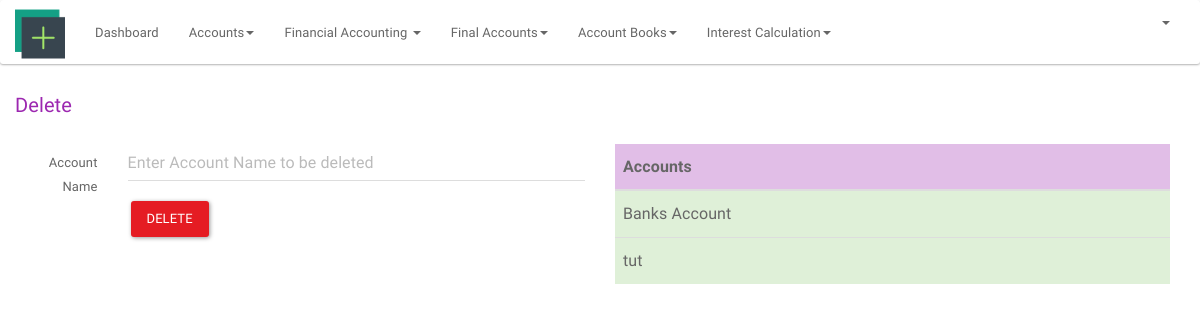
Before: /index.php/accounts/account_del with the older database file.
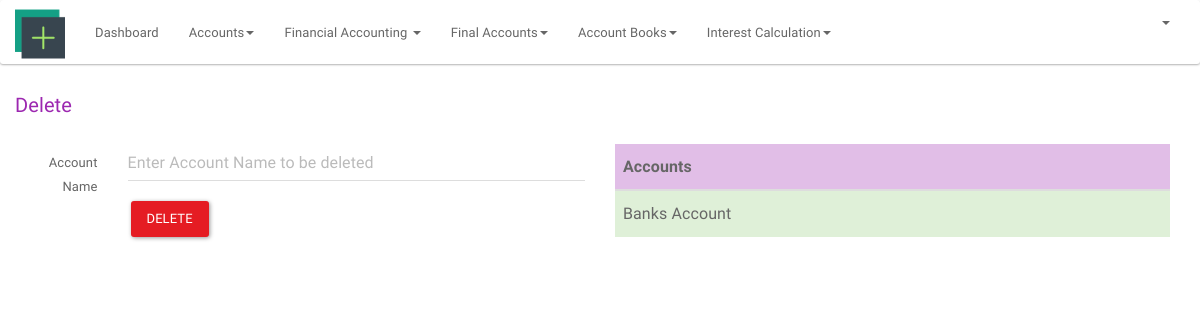
After: the same page with the newer database file.
### tables this page shows
CREATE TABLE `account` (
  `account_id` int(11) NOT NULL,
  `account_name` varchar(20) NOT NULL,
  `print_name` text NOT NULL,
  `group_acc` varchar(15) NOT NULL,
  `op_bal` int(5) NOT NULL,
  `dr_cr` varchar(20) NOT NULL,
  `address` text NOT NULL,
  `address1` text NOT NULL,
  `city` varchar(15) NOT NULL,
  `state` varchar(25) NOT NULL,
  `email` varchar(60) NOT NULL,
  `phone` int(10) NOT NULL,
  `mobile` int(10) NOT NULL,
  `contact_per` varchar(20) NOT NULL,
  `birthday_on` date NOT NULL,
  `anniv_on` date NOT NULL,
  `bank_name` text NOT NULL,
  `bank_acc_no` int(11) NOT NULL,
  `cheque_p_name` text NOT NULL
);

### application/controllers/accounts.php (called while the page is built, shortened)
<?php
class Accounts extends MY_Controller{
    public function __construct()
    {
        $this->load->model('get_header_info','ghi');
        $username = $this->ghi->get_admin();
        $this->load->view('private/accounts/header',['username'=>$username]);
        $this->load->view('private/accounts/footer');
        $this->form_validation->set_error_delimiters('<div class="text-danger">', '</div>');
    }
    public function account_del()
    {
        if ($this->form_validation->run('account_delete')) {
            $post = $this->input->post();
            unset($post['del_account_name']);
            $this->load->model('del_model', 'dm');
            $value = $post['account_name_delete'];
            $table_name='account';
            $field='account_name';
            if($this->dm->delete_row($table_name,$field,$value)){
                $this->load->model('get_model', 'gm');
                $list= $this->gm->get_list($field,$table_name);
                $this->load->view('private/accounts/delete',['view' => $list]);
            }
        }
        else{
            $table_name='account';
            $field='account_name';
            $this->load->model('get_model', 'gm');
            $list= $this->gm->get_list($field,$table_name);
            $this->load->view('private/accounts/delete',['view' => $list]);
        }
    }
}

### index.php (called while the page is built, shortened)
<?php
require_once BASEPATH.'core/CodeIgniter.php';

### application/models/get_model.php (called while the page is built, shortened)
<?php
class Get_model extends MY_Model
{
    public function get_list($field,$table_name)
    {
        $query = $this->db->select($field)->get($table_name);
        $res = $query->result();
        $array=json_decode(json_encode($res),true);
        return $array;
    }
}

### application/views/private/accounts/delete.php (the view, shortened to what this page needs)
<div class="container">
    <div class="row">
        <p class="text-info" style="font-size: 20px;">Delete</p>
        <div class="col-lg-6">
            <?php echo form_open('accounts/account_del', ['class' => 'form-horizontal']); ?>
            <div class="form-group">
                <label for="inputText" class="col-lg-2 control-label">Account Name</label>
                <div class="col-lg-10">
                    <?php  echo form_input(['name' => 'account_name_delete', 'class' => 'form-control',
                        'placeholder' => 'Enter Account Name to be deleted',
                        'value' => set_value('account_name_delete')]);
                    ?>
                </div>
                <input type="submit" name="del_account_name" class="btn btn-danger" value="DELETE" style="margin-left: 18px; margin-top: 20px;">
            </div>
        </div>
        <div class="col-lg-6">
            <table class="table table-hover ">
                <thead>
                <tr class="info">
                    <th>Accounts</th>
                </tr>
                </thead>
                <tbody>
                <?php if (count($view)): ?>
                    <?php
                    foreach ($view as $account_name) {
                        echo "<tr class='success'><td>" . $account_name['account_name'] . '<br>' . "</td></tr>";
                   }
                    ?>
                <?php else: ?>
                    <tr>
                        <td>No Records Found</td>
                    </tr>
                <?php endif; ?>
                </tbody>
            </table>
        </div>
    </div>
</div>

Changed rows visible on the page:
removed account: account_name "tut"
